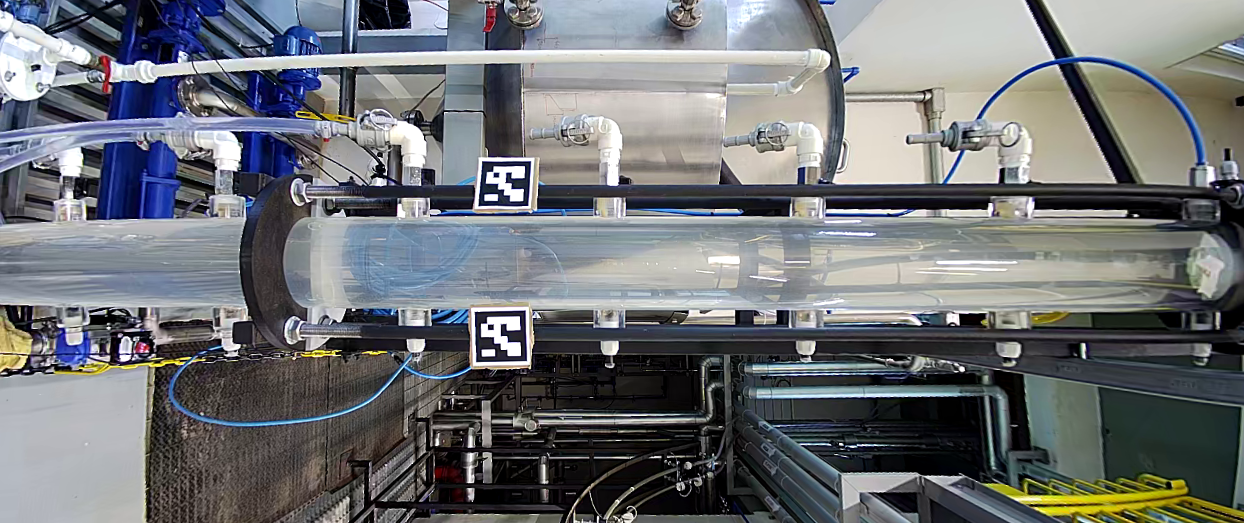
#> input picture caliResult_Camera1.png, 1244 x 523 px, found by its file name
$ python equalizar_imagens.py
#> lines starting #> are read from the running program, lines starting #| are printed output that depends on the picture
### PyCodes/utils.py
import cv2 as cv
from matplotlib import pyplot as plt
import subprocess
import os
import pickle
import time

#### Constantes

ARUCO_DICT = {
  "DICT_4X4_50": cv.aruco.DICT_4X4_50,
  "DICT_4X4_100": cv.aruco.DICT_4X4_100,
  "DICT_4X4_250": cv.aruco.DICT_4X4_250,
  "DICT_4X4_1000": cv.aruco.DICT_4X4_1000,
  "DICT_5X5_50": cv.aruco.DICT_5X5_50,
  "DICT_5X5_100": cv.aruco.DICT_5X5_100,
  "DICT_5X5_250": cv.aruco.DICT_5X5_250,
  "DICT_5X5_1000": cv.aruco.DICT_5X5_1000,
  "DICT_6X6_50": cv.aruco.DICT_6X6_50,
  "DICT_6X6_100": cv.aruco.DICT_6X6_100,
  "DICT_6X6_250": cv.aruco.DICT_6X6_250,
  "DICT_6X6_1000": cv.aruco.DICT_6X6_1000,
  "DICT_7X7_50": cv.aruco.DICT_7X7_50,
  "DICT_7X7_100": cv.aruco.DICT_7X7_100,
  "DICT_7X7_250": cv.aruco.DICT_7X7_250,
  "DICT_7X7_1000": cv.aruco.DICT_7X7_1000,
  "DICT_ARUCO_ORIGINAL": cv.aruco.DICT_ARUCO_ORIGINAL
}

VERDE = (0, 255, 0)
VERMELHO = (0, 0, 255)

# Funções

# [71 lines left out: functions confirma_imagem, getImage, confirma_escolha, get_data_pkl, not called in this run]

def get_current_directory() -> str:
    return os.getcwd().replace('\\', '/')

def plotar_duas_imagens(img1: cv.typing.MatLike, img2: cv.typing.MatLike) -> None:
    plt.figure(figsize=(20, 10))

    plt.subplot(1, 2, 1)
    plt.imshow(cv.cvtColor(img1, cv.COLOR_BGR2RGB))
    plt.title('Imagem 1')
    plt.axis('off')

    plt.subplot(1, 2, 2)
    plt.imshow(cv.cvtColor(img2, cv.COLOR_BGR2RGB))
    plt.title('Imagem 2')
    plt.axis('off')

    plt.show()

def equalizar_imagem_colorida(img: cv.typing.MatLike) -> cv.typing.MatLike:
    '''
    Metodo utilizado. Separar os canais de cores da imagem base, equalizar cada um e depois mesclar esses canais na imagem base.
    '''
    canal_b, canal_g, canal_r = cv.split(img)

    equalizado_b = cv.equalizeHist(canal_b)
    equalizado_g = cv.equalizeHist(canal_g)
    equalizado_r = cv.equalizeHist(canal_r)

    img_equalizada_colorida = cv.merge([equalizado_b, equalizado_g, equalizado_r])

    return img_equalizada_colorida

# [167 lines left out: functions equalizar_imagens_normal, check_wifi, remover_distorcao, ReadCamera, stitch_images, confirma_leitura_imagens and 3 more, not called in this run]

### PyCodes/equalizar_imagens.py
import cv2
from matplotlib import pyplot as plt
from utils import plotar_duas_imagens, equalizar_imagem_colorida

img1 = cv2.imread('caliResult_Camera1.png')
#> img1 is the input picture: shape (523, 1244, 3); mean B, G, R 116.6, 113.6, 110.9
img2 = cv2.imread('caliResult_Camera2.png')
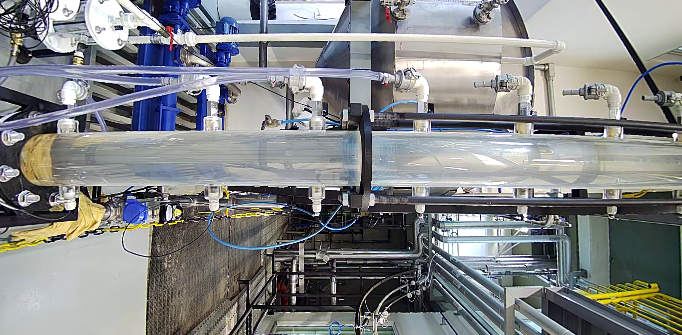
#> input picture caliResult_Camera2.png, 682 x 335 px, found by its file name
#> img2 is the input picture: shape (335, 682, 3); mean B, G, R 133.1, 132.3, 130.4

equalized_img1 = equalizar_imagem_colorida(img1)
#> in equalizar_imagem_colorida, `equalizado_b = cv.equalizeHist(canal_b)`:
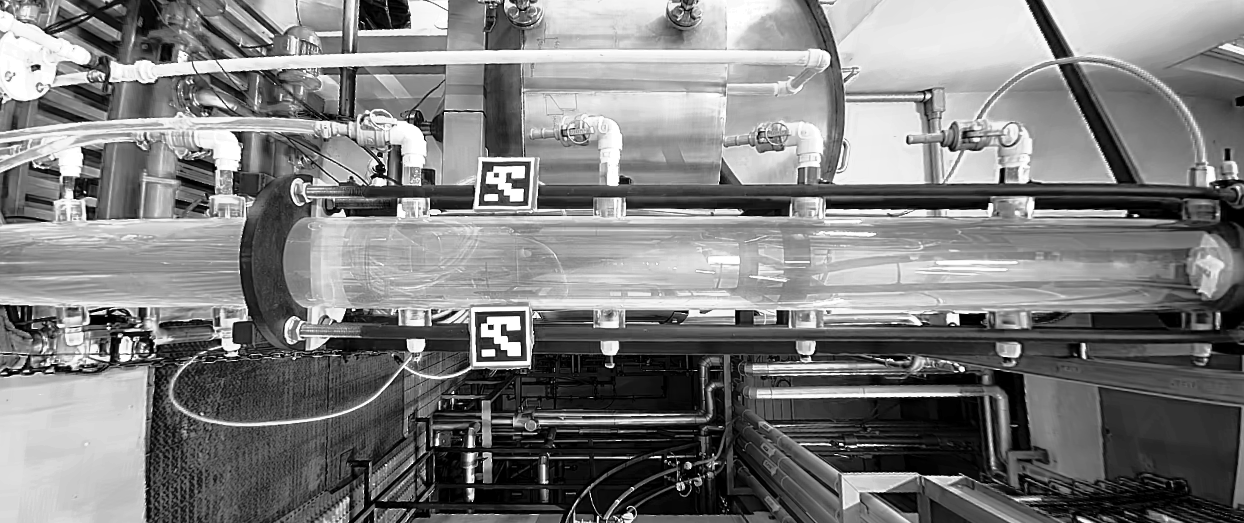
#> equalizado_b: shape (523, 1244); min 0, max 255, mean 125.6
#> in equalizar_imagem_colorida, `equalizado_r = cv.equalizeHist(canal_r)`:
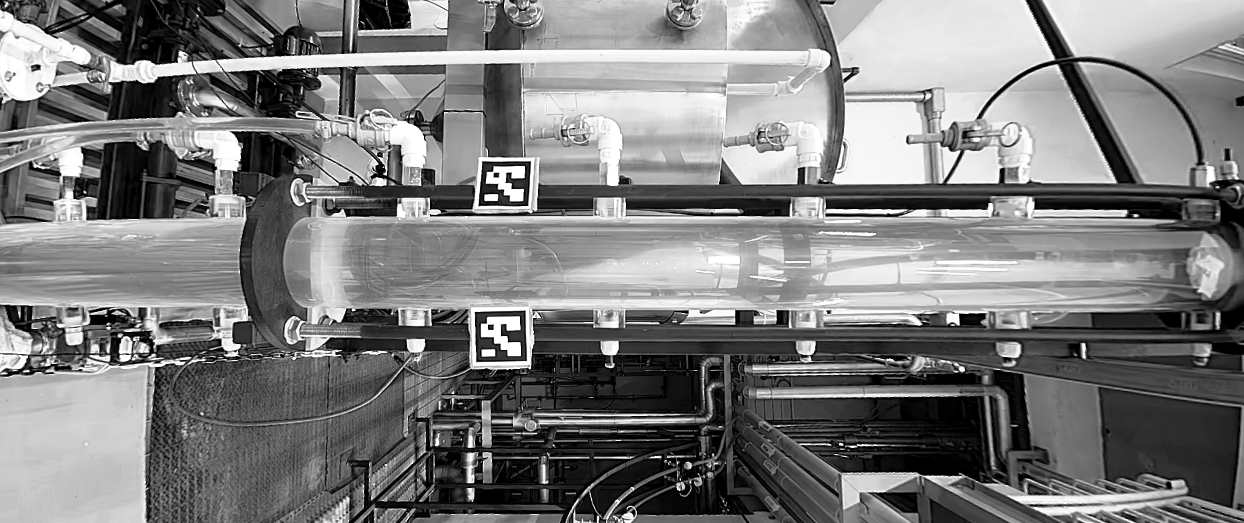
#> equalizado_r: shape (523, 1244); min 0, max 255, mean 124.4
#> in equalizar_imagem_colorida, `img_equalizada_colorida = cv.merge([equalizado_b, equalizado_g, equali..`:
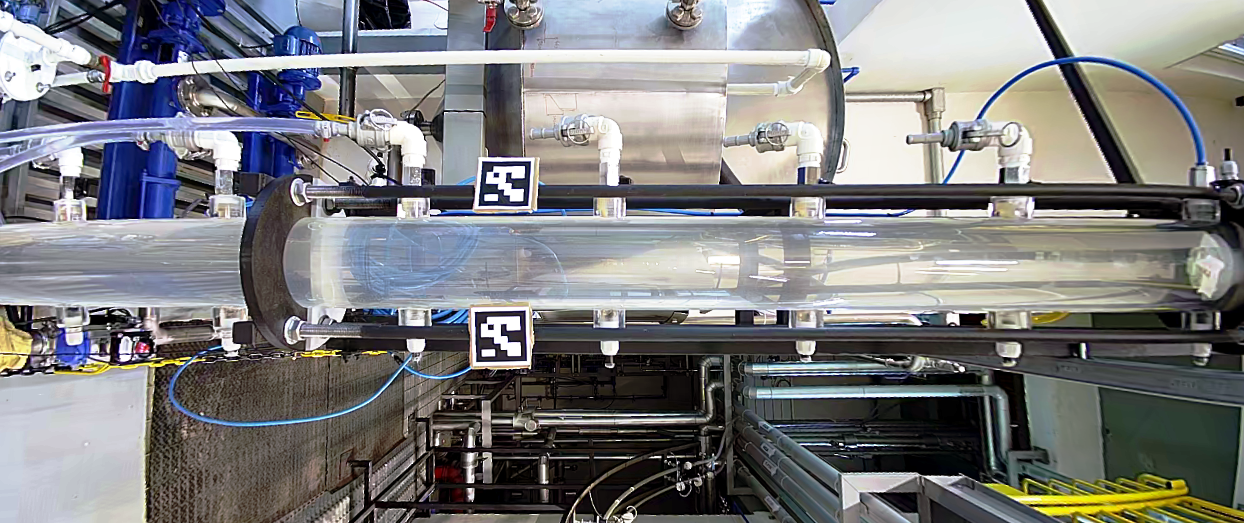
#> img_equalizada_colorida: shape (523, 1244, 3); mean B, G, R 125.6, 124.6, 124.4
equalized_img2 = equalizar_imagem_colorida(img2)
#> in equalizar_imagem_colorida (call 2), `canal_b, canal_g, canal_r = cv.split(img)`:
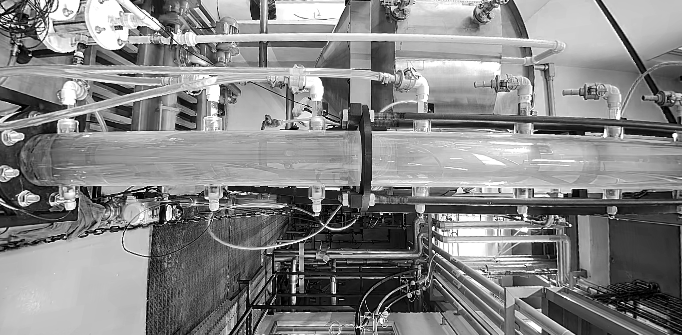
#> canal_b: shape (335, 682); min 0, max 255, mean 133.1
#> in equalizar_imagem_colorida (call 2), `canal_b, canal_g, canal_r = cv.split(img)`:
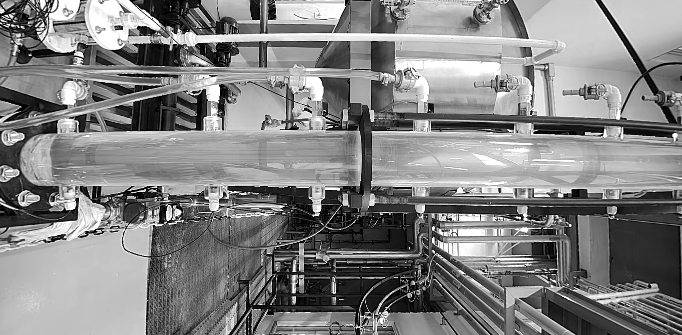
#> canal_r: shape (335, 682); min 0, max 255, mean 130.4

plotar_duas_imagens(equalized_img2, equalized_img1)
#> in plotar_duas_imagens, `plt.show()`:
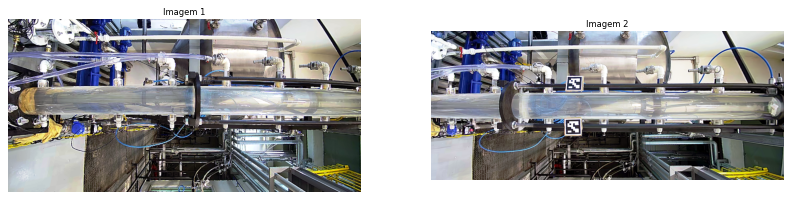
#> figure drawn by matplotlib, 2 panels

choice = str(input("Deseja salvar as imagens equalizadas? [S/n]\n")).strip().upper()
#> the answer given: out.png
if (choice == "S" or choice ==""):
    print("Salvando as imagens equalizadas.")
    cv2.imwrite('equalized_caliResult_Camera1.png', equalized_img1)
    cv2.imwrite('equalized_caliResult_Camera2.png', equalized_img2)
else:
    print("As imagens não foram salvas.")
